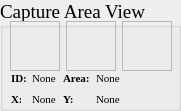
  <widget class="QGroupBox" name="grp_releaseROIView">
   <property name="geometry">
    <rect>
     <x>600</x>
     <y>560</y>
     <width>181</width>
     <height>111</height>
    </rect>
   </property>
   <property name="minimumSize">
    <size>
     <width>0</width>
     <height>0</height>
    </size>
   </property>
   <property name="maximumSize">
    <size>
     <width>666</width>
     <height>666</height>
    </size>
   </property>
   <property name="font">
    <font>
     <family>Times New Roman</family>
     <pointsize>14</pointsize>
    </font>
   </property>
   <property name="title">
    <string>Capture Area View</string>
   </property>
   <widget class="QWidget" name="layoutWidget">
    <property name="geometry">
     <rect>
      <x>10</x>
      <y>20</y>
      <width>164</width>
      <height>52</height>
     </rect>
    </property>
    <layout class="QGridLayout" name="gridLayout_5">
     <item row="0" column="0">
      <widget class="QLabel" name="lb_captureROIView_original">
       <property name="minimumSize">
        <size>
         <width>50</width>
         <height>50</height>
        </size>
       </property>
       <property name="maximumSize">
        <size>
         <width>50</width>
         <height>50</height>
        </size>
       </property>
       <property name="font">
        <font>
         <family>Times New Roman</family>
         <pointsize>14</pointsize>
         <weight>50</weight>
         <bold>false</bold>
        </font>
       </property>
       <property name="frameShape">
        <enum>QFrame::StyledPanel</enum>
       </property>
       <property name="text">
        <string/>
       </property>
      </widget>
     </item>
     <item row="0" column="1">
      <widget class="QLabel" name="lb_captureROIView_processed">
       <property name="minimumSize">
        <size>
         <width>50</width>
         <height>50</height>
        </size>
       </property>
       <property name="maximumSize">
        <size>
         <width>50</width>
         <height>50</height>
        </size>
       </property>
       <property name="font">
        <font>
         <family>Times New Roman</family>
         <pointsize>14</pointsize>
         <weight>50</weight>
         <bold>false</bold>
        </font>
       </property>
       <property name="frameShape">
        <enum>QFrame::StyledPanel</enum>
       </property>
       <property name="text">
        <string/>
       </property>
      </widget>
     </item>
     <item row="0" column="2">
      <widget class="QLabel" name="lb_captureROIView_target">
       <property name="minimumSize">
        <size>
         <width>50</width>
         <height>50</height>
        </size>
       </property>
       <property name="maximumSize">
        <size>
         <width>50</width>
         <height>50</height>
        </size>
       </property>
       <property name="font">
        <font>
         <family>Times New Roman</family>
         <pointsize>14</pointsize>
         <weight>50</weight>
         <bold>false</bold>
        </font>
       </property>
       <property name="frameShape">
        <enum>QFrame::StyledPanel</enum>
       </property>
       <property name="text">
        <string/>
       </property>
      </widget>
     </item>
    </layout>
   </widget>
   <widget class="QWidget" name="layoutWidget">
    <property name="geometry">
     <rect>
      <x>11</x>
      <y>71</y>
      <width>112</width>
      <height>38</height>
     </rect>
    </property>
    <layout class="QGridLayout" name="gridLayout_25">
     <item row="0" column="0">
      <widget class="QLabel" name="lb_cameraState_59">
       <property name="minimumSize">
        <size>
         <width>15</width>
         <height>15</height>
        </size>
       </property>
       <property name="maximumSize">
        <size>
         <width>15</width>
         <height>15</height>
        </size>
       </property>
       <property name="font">
        <font>
         <family>Times New Roman</family>
         <pointsize>8</pointsize>
         <weight>75</weight>
         <bold>true</bold>
        </font>
       </property>
       <property name="text">
        <string>ID:</string>
       </property>
      </widget>
     </item>
     <item row="0" column="1">
      <widget class="QLabel" name="lb_captureCell_id_2">
       <property name="minimumSize">
        <size>
         <width>25</width>
         <height>15</height>
        </size>
       </property>
       <property name="maximumSize">
        <size>
         <width>25</width>
         <height>15</height>
        </size>
       </property>
       <property name="font">
        <font>
         <family>Times New Roman</family>
         <pointsize>8</pointsize>
         <weight>50</weight>
         <bold>false</bold>
        </font>
       </property>
       <property name="text">
        <string>None</string>
       </property>
      </widget>
     </item>
     <item row="0" column="2">
      <widget class="QLabel" name="lb_cameraState_62">
       <property name="minimumSize">
        <size>
         <width>27</width>
         <height>15</height>
        </size>
       </property>
       <property name="maximumSize">
        <size>
         <width>27</width>
         <height>15</height>
        </size>
       </property>
       <property name="font">
        <font>
         <family>Times New Roman</family>
         <pointsize>8</pointsize>
         <weight>75</weight>
         <bold>true</bold>
        </font>
       </property>
       <property name="text">
        <string>Area:</string>
       </property>
      </widget>
     </item>
     <item row="0" column="3">
      <widget class="QLabel" name="lb_captureCellArea_2">
       <property name="minimumSize">
        <size>
         <width>25</width>
         <height>15</height>
        </size>
       </property>
       <property name="maximumSize">
        <size>
         <width>25</width>
         <height>15</height>
        </size>
       </property>
       <property name="font">
        <font>
         <family>Times New Roman</family>
         <pointsize>8</pointsize>
         <weight>50</weight>
         <bold>false</bold>
        </font>
       </property>
       <property name="text">
        <string>None</string>
       </property>
      </widget>
     </item>
     <item row="1" column="0">
      <widget class="QLabel" name="lb_cameraState_43">
       <property name="minimumSize">
        <size>
         <width>10</width>
         <height>15</height>
        </size>
       </property>
       <property name="maximumSize">
        <size>
         <width>10</width>
         <height>15</height>
        </size>
       </property>
       <property name="font">
        <font>
         <family>Times New Roman</family>
         <pointsize>8</pointsize>
         <weight>75</weight>
         <bold>true</bold>
        </font>
       </property>
       <property name="text">
        <string>X:</string>
       </property>
      </widget>
     </item>
     <item row="1" column="1">
      <widget class="QLabel" name="lb_captureCell_X_2">
       <property name="minimumSize">
        <size>
         <width>25</width>
         <height>15</height>
        </size>
       </property>
       <property name="maximumSize">
        <size>
         <width>25</width>
         <height>15</height>
        </size>
       </property>
       <property name="font">
        <font>
         <family>Times New Roman</family>
         <pointsize>8</pointsize>
         <weight>50</weight>
         <bold>false</bold>
        </font>
       </property>
       <property name="text">
        <string>None</string>
       </property>
      </widget>
     </item>
     <item row="1" column="2">
      <widget class="QLabel" name="lb_cameraState_80">
       <property name="minimumSize">
        <size>
         <width>27</width>
         <height>15</height>
        </size>
       </property>
       <property name="maximumSize">
        <size>
         <width>27</width>
         <height>15</height>
        </size>
       </property>
       <property name="font">
        <font>
         <family>Times New Roman</family>
         <pointsize>8</pointsize>
         <weight>75</weight>
         <bold>true</bold>
        </font>
       </property>
       <property name="text">
        <string>Y:</string>
       </property>
      </widget>
     </item>
     <item row="1" column="3">
      <widget class="QLabel" name="lb_captureCell_Y_2">
       <property name="minimumSize">
        <size>
         <width>25</width>
         <height>15</height>
        </size>
       </property>
       <property name="maximumSize">
        <size>
         <width>25</width>
         <height>15</height>
        </size>
       </property>
       <property name="font">
        <font>
         <family>Times New Roman</family>
         <pointsize>8</pointsize>
         <weight>50</weight>
         <bold>false</bold>
        </font>
       </property>
       <property name="text">
        <string>None</string>
       </property>
      </widget>
     </item>
    </layout>
   </widget>
  </widget>
